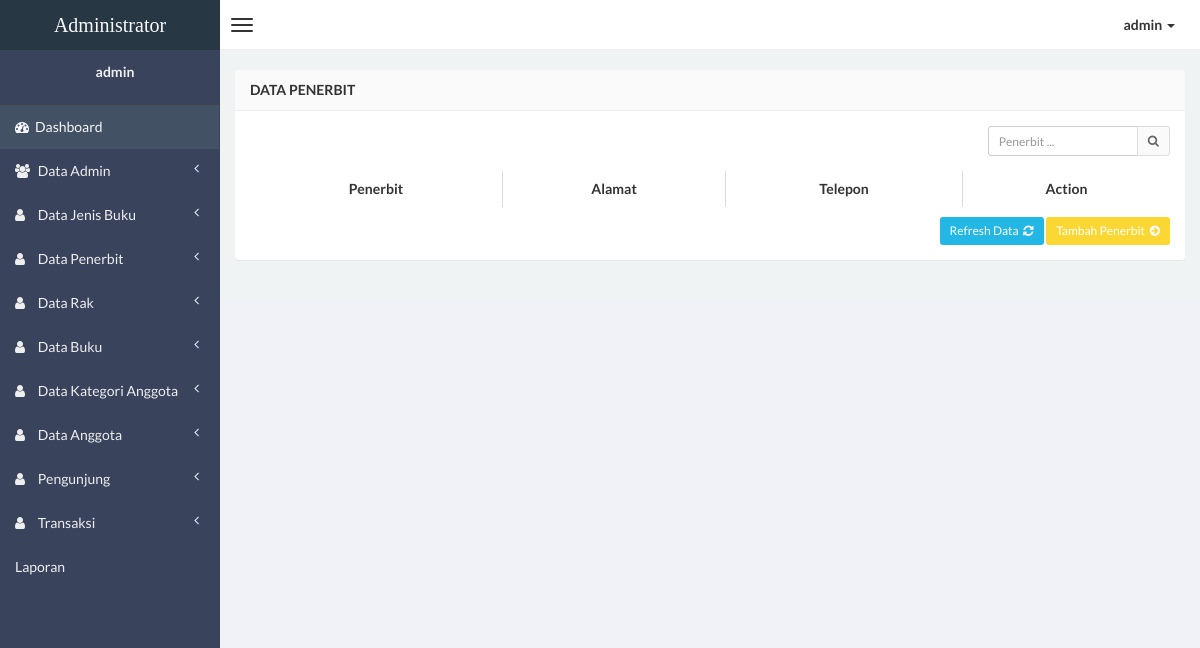
The app's page /admin/penerbit.php (signed in), older data.
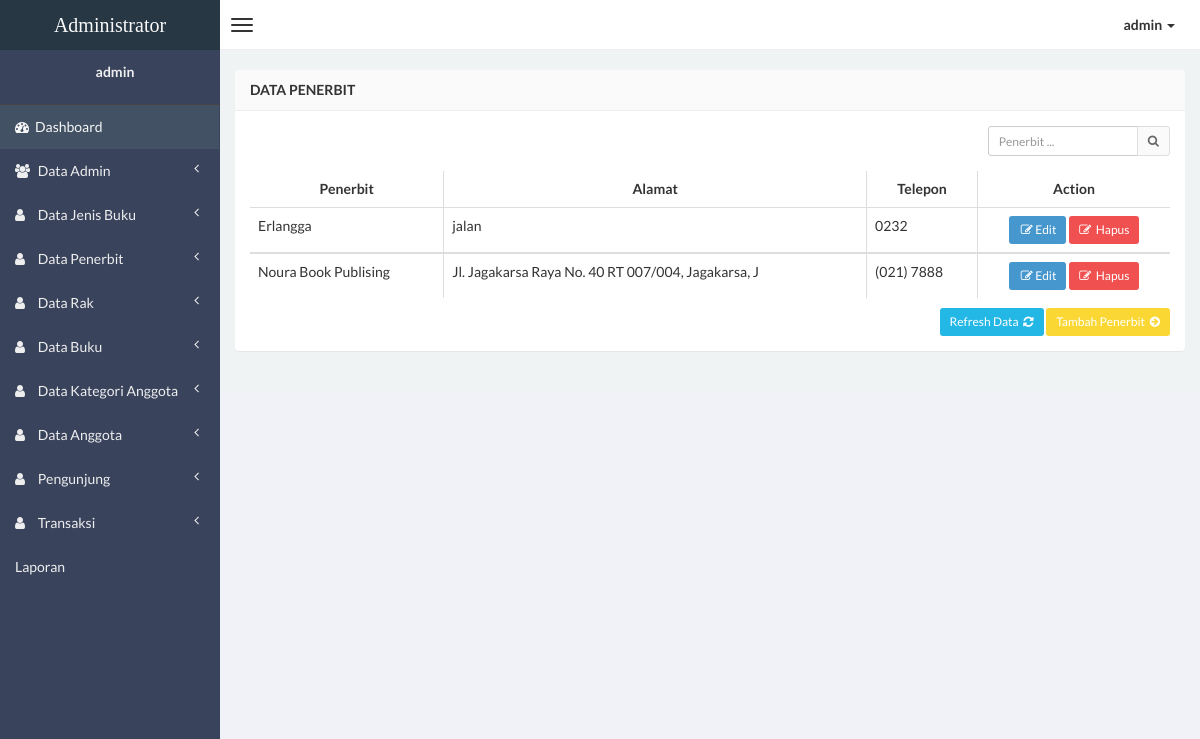
The same page, newer data.
### tables this page shows
CREATE TABLE IF NOT EXISTS `tbl_penerbit` (
`id_penerbit` int(4) NOT NULL,
  `penerbit` varchar(25) NOT NULL,
  `alamat` varchar(50) NOT NULL,
  `telepon` varchar(10) NOT NULL
);

### admin/penerbit.php (the view, shortened to what the changed rows need)
<?php
if (empty($_SESSION['username'])){
	header('location:../index.php');
} else {
?>
<!DOCTYPE html>
<html>
<head>
    <link href="css/bootstrap.min.css" rel="stylesheet" type="text/css" />
    <link href="css/font-awesome.min.css" rel="stylesheet" type="text/css" />
    <link href="css/ionicons.min.css" rel="stylesheet" type="text/css" />
    <link href="css/morris/morris.css" rel="stylesheet" type="text/css" />
    <link href="css/jvectormap/jquery-jvectormap-1.2.2.css" rel="stylesheet" type="text/css" />
    <link href="css/datepicker/datepicker3.css" rel="stylesheet" type="text/css" />
    <link href="css/daterangepicker/daterangepicker-bs3.css" rel="stylesheet" type="text/css" />
    <link href="css/iCheck/all.css" rel="stylesheet" type="text/css" />
    <link href="css/style.css" rel="stylesheet" type="text/css" />
      </head>
      <body class="skin-black">
<?php } ?>
                <div class="wrapper row-offcanvas row-offcanvas-left">
                    <aside class="right-side">
                <section class="content">
                    <div class="row">
                        <div class="col-xs-12">
                            <div class="panel">
                                <div class="panel-body table-responsive">
                                    <?php
                    $query1="select * from tbl_penerbit";
                    $tampil=mysql_query($query1) or die(mysql_error());
                    ?>
                                    <table id="example" class="table table-hover table-bordered">
                  <thead>
                      <tr>
                        <th><center>Penerbit </center></th>
                        <th><center>Alamat </center></th>
                        <th><center>Telepon </center></th>
						<th><center>Action </center></th>
                      </tr>
                  </thead>
                     <?php while($data=mysql_fetch_array($tampil))
                    { ?>
                    <tbody>
                    <tr>
                    <td><?php echo $data['penerbit'];?></td>
                    <td><?php echo $data['alamat'];?></td>
                    <td><?php echo $data['telepon'];?></td>
                    <td><center><div id="thanks"><a class="btn btn-sm btn-primary" data-placement="bottom" data-toggle="tooltip" title="Edit Penerbit" href="penerbit-edit.php?hal=edit&kd=<?php echo $data['id_penerbit'];?>">&nbsp;<i class="fa fa-edit"></i>&nbsp;Edit</a>
                    <a onclick="return confirm ('Yakin hapus <?php echo $data['penerbit'];?>.?');" class="btn btn-sm btn-danger tooltips" data-placement="bottom" data-toggle="tooltip" title="Hapus Penerbit" href="penerbit-hapus.php?hal=hapus&kd=<?php echo $data['id_penerbit'];?>"><i class="fa fa-edit"></i>&nbsp; Hapus</a></center></td></tr></div>
                 <?php
              }
              ?>
                   </table>
                                </div>
                            </div>
                        </div>
                    </div>
                </section>
				<br></br>
				<br></br>
				<br></br>
				<br></br>
				<br></br>
				<br></br>
				<br></br>
				<br></br>
            </aside>
        </div>
</body>
</html>

Row changes from the older to the newer data that the page shows:
added tbl_penerbit: penerbit "Erlangga", alamat "jalan", telepon "0232"
added tbl_penerbit: penerbit "Noura Book Publising", alamat "Jl. Jagakarsa Raya No. 40 RT 007/004, Jagakarsa, J", telepon "(021) 7888"
